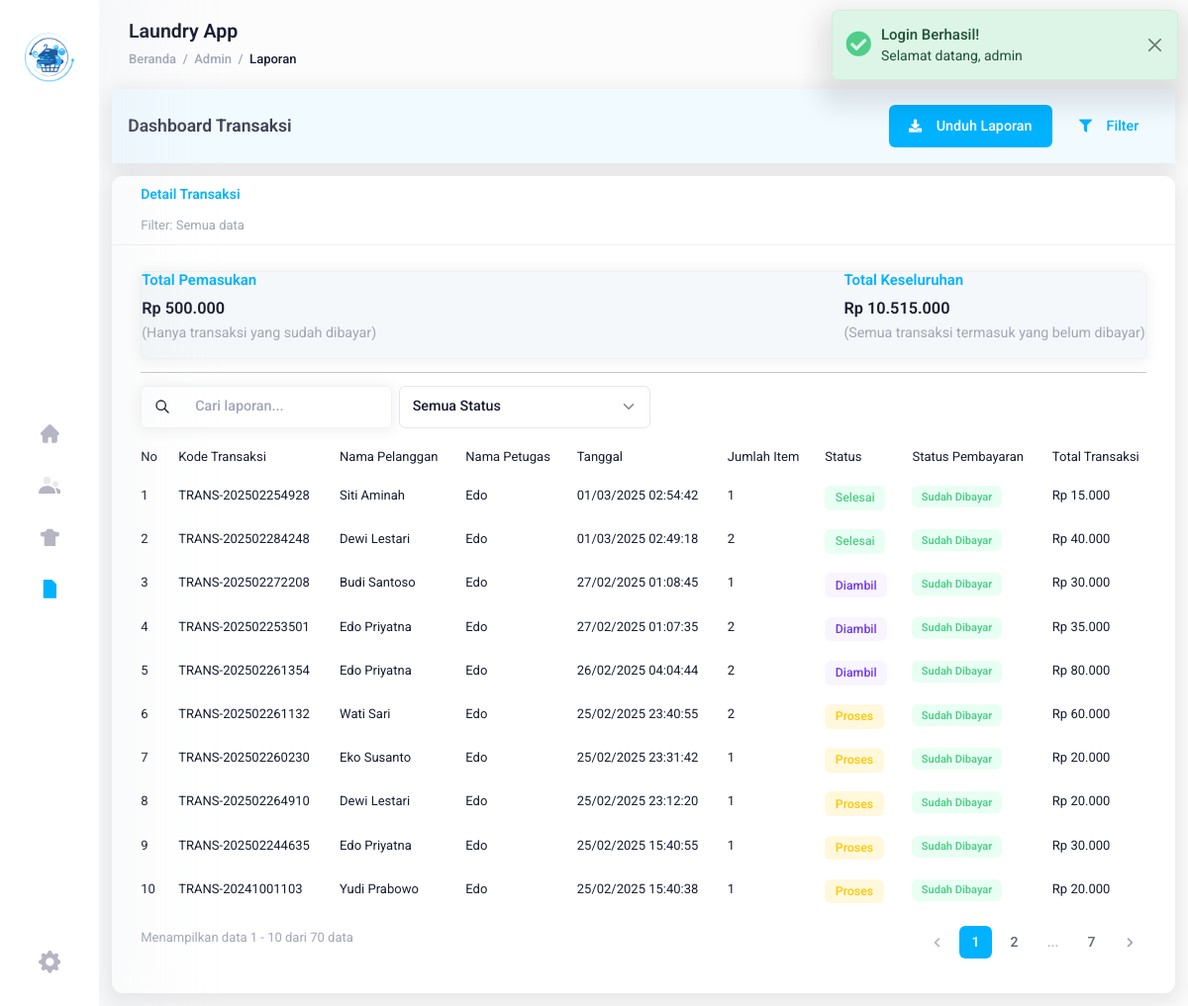
/dashboard/laporan/index.php (signed in), run on the app's committed database.
### tables this page shows
CREATE TABLE `transaksi` (
  `id_transaksi` int(11) NOT NULL,
  `id_customer` int(11) NOT NULL,
  `kode_transaksi` varchar(100) NOT NULL,
  `tanggal` timestamp NOT NULL DEFAULT current_timestamp() ON UPDATE current_timestamp(),
  `status` enum('baru','proses','selesai','diambil') NOT NULL DEFAULT 'baru',
  `status_pembayaran` enum('0','1') NOT NULL DEFAULT '0',
  `id_user` int(11) NOT NULL
);

CREATE TABLE `customer` (
  `id_customer` int(11) NOT NULL,
  `nama_customer` varchar(100) NOT NULL,
  `alamat` text NOT NULL,
  `jenis_kelamin` enum('l','p') NOT NULL,
  `no_telp` varchar(15) NOT NULL
);

CREATE TABLE `user` (
  `id_user` int(11) NOT NULL,
  `nama_user` varchar(100) NOT NULL,
  `username` varchar(30) NOT NULL,
  `no_telp` varchar(13) NOT NULL,
  `password` text NOT NULL,
  `level` enum('admin','petugas','off') NOT NULL DEFAULT 'petugas'
);

### dashboard/laporan/index.php (the view, shortened to what this page needs)
<?php
include '../layout/header.php';
$export_type = $_GET['export_type'] ?? 'all';
$search = isset($_GET['search']) ? mysqli_real_escape_string($conn, $_GET['search']) : '';
$limit = 10;
$page = isset($_GET['page']) ? (int)$_GET['page'] : 1;
$page = max(1, $page);
$offset = ($page - 1) * $limit;
$filter_query = "";
$filterText = "Filter: Semua data";
$total_pemasukan_query = "
    SELECT SUM(dt.total_harga) as total
    FROM transaksi t
    JOIN detail_transaksi dt ON t.id_transaksi = dt.id_transaksi
    WHERE t.status_pembayaran = '1' AND t.status != 'baru' $filter_query
";
$total_pemasukan_result = mysqli_query($conn, $total_pemasukan_query);
$total_pemasukan = mysqli_fetch_assoc($total_pemasukan_result)['total'] ?? 0;
$total_keseluruhan_query = "
    SELECT SUM(dt.total_harga) as total
    FROM transaksi t
    JOIN detail_transaksi dt ON t.id_transaksi = dt.id_transaksi
    WHERE t.status != 'baru' $filter_query
";
$total_keseluruhan_result = mysqli_query($conn, $total_keseluruhan_query);
$total_keseluruhan = mysqli_fetch_assoc($total_keseluruhan_result)['total'] ?? 0;
$detail_query = "
    SELECT t.status, t.tanggal, t.id_transaksi, t.kode_transaksi, t.status_pembayaran,
           c.nama_customer, u.nama_user,
           COUNT(dt.id_detail_transaksi) AS jumlah_item, SUM(dt.total_harga) AS total_transaksi
    FROM transaksi t
    JOIN detail_transaksi dt ON t.id_transaksi = dt.id_transaksi
    JOIN customer c ON t.id_customer = c.id_customer
    JOIN user u ON t.id_user = u.id_user
    WHERE t.status != 'baru'
    AND (t.kode_transaksi LIKE '%$search%' OR c.nama_customer LIKE '%$search%')
    $filter_query
    GROUP BY t.id_transaksi, t.tanggal, t.kode_transaksi, t.status_pembayaran,
             c.nama_customer, u.nama_user, t.status
    ORDER BY t.tanggal DESC
    LIMIT $limit OFFSET $offset
";
$detail_result = mysqli_query($conn, $detail_query);
$total_laporan_query = "
    SELECT COUNT(*) as total
    FROM transaksi t
    JOIN customer c ON t.id_customer = c.id_customer
    WHERE (t.kode_transaksi LIKE '%$search%' OR c.nama_customer LIKE '%$search%')
    AND t.status != 'baru'
    $filter_query
";
$total_laporan_result = mysqli_query($conn, $total_laporan_query);
$total_laporan = mysqli_fetch_assoc($total_laporan_result)['total'] ?? 0;
$total_pages = ceil($total_laporan / $limit);
$page = min($total_pages, $page);
$no = ($page - 1) * $limit + 1;
?>
<div class="d-flex flex-column flex-root">
    <div class="page d-flex flex-row flex-column-fluid">
        <?php include '../layout/sidebar.php'; ?>
        <div class="wrapper d-flex flex-column flex-row-fluid" id="kt_wrapper">
            <div id="kt_header" class="header" data-kt-sticky="true" data-kt-sticky-name="header" data-kt-sticky-offset="{default: '200px', lg: '300px'}">
                <div class="container-fluid d-flex align-items-stretch justify-content-between" id="kt_header_container">
                    <div class="page-title d-flex flex-column align-items-start justify-content-center flex-wrap me-lg-2 pb-2 pb-lg-0" data-kt-swapper="true" data-kt-swapper-mode="prepend" data-kt-swapper-parent="{default: '#kt_content_container', lg: '#kt_header_container'}">
                        <h1 class="text-dark fw-bolder my-1 fs-2">Laundry App</h1>
                        <ul class="breadcrumb fw-bold fs-base my-1">
                            <li class="breadcrumb-item text-muted">
                                <a href="index.php" class="text-muted">Beranda</a>
                            </li>
                            <li class="breadcrumb-item text-muted">Admin</li>
                            <li class="breadcrumb-item text-dark">Laporan</li>
                        </ul>
                    </div>
                    <div class="d-flex align-items-stretch flex-shrink-0">
                    </div>
                </div>
            </div>
            <div class="container-fluid px-4">
                <div class="card shadow mb-4">
                    <div class="card-body p-5 bg-light-primary">
                        <div class="row align-items-center">
                            <div class="col">
                                <h1 class="h3 mb-0 text-gray-800">Dashboard Transaksi</h1>
                            </div>
                            <div class="col-auto d-flex">
                                <form action="<?= base_url ?>dashboard/laporan/export_excel.php" method="post" id="exportForm">
                                    <button type="submit" class="btn btn-primary me-2">
                                        <i class="fas fa-download me-2"></i> Unduh Laporan
                                    </button>
                                </form>
                                <button class="btn btn-light-primary" data-bs-toggle="modal" data-bs-target="#kt_modal_filter_users">
                                    <i class="fas fa-filter me-2"></i> Filter
                                </button>
                            </div>
                        </div>
                    </div>
                </div>
                <div class="card shadow mb-4">
                    <div class="card-header py-3 d-flex flex-column">
                        <h6 class="m-0 font-weight-bold text-primary">Detail Transaksi</h6>
                        <p class="text-muted mb-0"><?php echo $filterText ?? "Data per semua transaksi"; ?></p>
                    </div>
                    <div class="card-body">
                        <div class="bg-light border rounded shadow-sm d-flex justify-content-between">
                            <div>
                                <h5 class="text-primary">Total Pemasukan</h5>
                                <p class="fs-4"><strong>Rp <?= number_format($total_pemasukan, 0, ',', '.') ?></strong>
                                    <br>
                                    <small class="text-muted">(Hanya transaksi yang sudah dibayar)</small>
                                </p>
                            </div>
                            <div>
                                <h5 class="text-primary">Total Keseluruhan</h5>
                                <p class="fs-4"><strong>Rp <?= number_format($total_keseluruhan, 0, ',', '.') ?></strong>
                                    <br>
                                    <small class="text-muted">(Semua transaksi termasuk yang belum dibayar)</small>
                                </p>
                            </div>
                        </div>
                        <hr>
                        <div class="col-auto d-flex gap-2">
                            <div class="mb-3 col-6 col-md-3 border rounded shadow-sm">
                                <div class="input-group">
                                    <label for="search" class="input-group-text bg-white border-0 cursor-pointer">
                                    </label>
                                    <input type="text" id="search" class="form-control border-0 shadow-none" placeholder="Cari laporan..." value="<?= htmlspecialchars($search) ?>">
                                </div>
                            </div>
                            <div class="mb-3 col-6 col-md-3">
                                <select id="filterStatus" class="form-select" data-control="select2" data-hide-search="true">
                                    <option value="">Semua Status</option>
                                </select>
                            </div>
                        </div>
                        <div class="table-responsive">
                            <table class="table table-bordered text-nowrap" id="transactionTable" width="100%">
                                <thead>
                                    <tr>
                                        <th>No</th>
                                        <th>Kode Transaksi</th>
                                        <th>Nama Pelanggan</th>
                                        <th>Nama Petugas</th>
                                        <th>Tanggal</th>
                                        <th>Jumlah Item</th>
                                        <th>Status</th>
                                        <th>Status Pembayaran</th>
                                        <th>Total Transaksi</th>
                                    </tr>
                                </thead>
                                <tbody>
                                    <?php while ($row = mysqli_fetch_assoc($detail_result)) :
                                        $status_class = '';
                                        switch ($row['status']) {
                                            case 'proses':
                                                $status_class = 'badge badge-light-warning fs-7 fw-bold';
                                                break;
                                            case 'selesai':
                                                $status_class = 'badge badge-light-success fs-7 fw-bold';
                                                break;
                                            case 'diambil':
                                                $status_class = 'badge badge-light-info fs-7 fw-bold';
                                                break;
                                        }
                                    ?>
                                        <tr>
                                            <td><?= $no?></td>
                                            <td><?= $row['kode_transaksi'] ?></td>
                                            <td><?= $row['nama_customer'] ?></td>
                                            <td><?= $row['nama_user'] ?></td>
                                            <td><?= date('d/m/Y H:i:s', strtotime($row['tanggal'])) ?></td>
                                            <td><?= number_format($row['jumlah_item']) ?></td>
                                            <td><span class='<?= $status_class ?>'><?= ucfirst($row['status']) ?></span></td>
                                            <td><span class='badge badge-light-<?= $row['status_pembayaran'] == 1 ? 'success' : 'danger' ?>'>
                                                    <?= $row['status_pembayaran'] == 1 ? 'Sudah Dibayar' : 'Belum Bayar' ?></span></td>
                                            <td>Rp <?= number_format($row['total_transaksi'], 0, ',', '.') ?></td>
                                        </tr>
                                    <?php
                                $no++;
                                endwhile; ?>
                                </tbody>
                            </table>
                        </div>
                        <div class="d-flex flex-column flex-md-row align-items-center mb-3 justify-content-between">
                            <div class="text-muted mb-3">
                                <?php
                                $start = ($total_laporan > 0) ? $offset + 1 : 0;
                                $end = ($total_laporan > 0) ? min($offset + $limit, $total_laporan) : 0;
                                ?>
                                Menampilkan data <?= $start ?> - <?= $end ?> dari <?= $total_laporan ?> data
                            </div>
                            <ul class="pagination mb-0">
                                <li class="page-item <?= ($page == 1) ? 'disabled' : '' ?>">
                                    <a href="<?= ($page > 1) ? base_url . "dashboard/laporan/index.php?page=" . ($page - 1) . "&search=" . urlencode($search) . "&export_type=" . urlencode($export_type) : '#' ?>" class="page-link">
                                        <i class="fas fa-chevron-left"></i>
                                    </a>
                                </li>
                                <?php if ($total_pages > 5): ?>
                                    <li class="page-item <?= ($page == 1) ? 'active' : '' ?>">
                                        <a href="<?= base_url ?>dashboard/laporan/index.php?page=1&search=<?= urlencode($search) ?>&export_type=<?= urlencode($export_type) ?>" class="page-link">1</a>
                                    </li>
                                    <?php for ($i = max(2, $page - 1); $i <= min($total_pages - 1, $page + 1); $i++): ?>
                                        <li class="page-item <?= ($page == $i) ? 'active' : '' ?>">
                                            <a href="<?= base_url ?>dashboard/laporan/index.php?page=<?= $i ?>&search=<?= urlencode($search) ?>&export_type=<?= urlencode($export_type) ?>" class="page-link"><?= $i ?></a>
                                        </li>
                                    <?php endfor; ?>
                                    <?php if ($page < $total_pages - 2): ?>
                                        <li class="page-item disabled">
                                            <span class="page-link">...</span>
                                        </li>
                                    <?php endif; ?>
                                    <li class="page-item <?= ($page == $total_pages) ? 'active' : '' ?>">
                                        <a href="<?= base_url ?>dashboard/laporan/index.php?page=<?= $total_pages ?>&search=<?= urlencode($search) ?>&export_type=<?= urlencode($export_type) ?>" class="page-link"><?= $total_pages ?></a>
                                    </li>
                                <?php endif; ?>
                                <li class="page-item <?= ($page == $total_pages) ? 'disabled' : '' ?>">
                                    <a href="<?= ($page < $total_pages) ? base_url . "dashboard/laporan/index.php?page=" . ($page + 1) . "&search=" . urlencode($search) . "&export_type=" . urlencode($export_type) : '#' ?>" class="page-link">
                                        <i class="fas fa-chevron-right"></i>
                                    </a>
                                </li>
                            </ul>
                        </div>
                    </div>
                </div>
            </div>
        </div>
    </div>
<?php include '../layout/footer.php'; ?>

### data on the page
transaksi: kode_transaksi "TRANS-202502254928", id_customer.nama_customer "Siti Aminah", id_user.nama_user "Edo", tanggal "01/03/2025 02:54:42", jumlah_item "1", status "Selesai", status_pembayaran "Sudah Dibayar", total_transaksi "15.000"
transaksi: kode_transaksi "TRANS-202502284248", id_customer.nama_customer "Dewi Lestari", id_user.nama_user "Edo", tanggal "01/03/2025 02:49:18", jumlah_item "2", status "Selesai", status_pembayaran "Sudah Dibayar", total_transaksi "40.000"
transaksi: kode_transaksi "TRANS-202502272208", id_customer.nama_customer "Budi Santoso", id_user.nama_user "Edo", tanggal "27/02/2025 01:08:45", jumlah_item "1", status "Diambil", status_pembayaran "Sudah Dibayar", total_transaksi "30.000"
transaksi: kode_transaksi "TRANS-202502253501", id_customer.nama_customer "Edo Priyatna", id_user.nama_user "Edo", tanggal "27/02/2025 01:07:35", jumlah_item "2", status "Diambil", status_pembayaran "Sudah Dibayar", total_transaksi "35.000"
transaksi: kode_transaksi "TRANS-202502261354", id_customer.nama_customer "Edo Priyatna", id_user.nama_user "Edo", tanggal "26/02/2025 04:04:44", jumlah_item "2", status "Diambil", status_pembayaran "Sudah Dibayar", total_transaksi "80.000"
transaksi: kode_transaksi "TRANS-202502261132", id_customer.nama_customer "Wati Sari", id_user.nama_user "Edo", tanggal "25/02/2025 23:40:55", jumlah_item "2", status "Proses", status_pembayaran "Sudah Dibayar", total_transaksi "60.000"
transaksi: kode_transaksi "TRANS-202502260230", id_customer.nama_customer "Eko Susanto", id_user.nama_user "Edo", tanggal "25/02/2025 23:31:42", jumlah_item "1", status "Proses", status_pembayaran "Sudah Dibayar", total_transaksi "20.000"
transaksi: kode_transaksi "TRANS-202502264910", id_customer.nama_customer "Dewi Lestari", id_user.nama_user "Edo", tanggal "25/02/2025 23:12:20", jumlah_item "1", status "Proses", status_pembayaran "Sudah Dibayar", total_transaksi "20.000"
transaksi: kode_transaksi "TRANS-202502244635", id_customer.nama_customer "Edo Priyatna", id_user.nama_user "Edo", tanggal "25/02/2025 15:40:55", jumlah_item "1", status "Proses", status_pembayaran "Sudah Dibayar", total_transaksi "30.000"
transaksi: kode_transaksi "TRANS-20241001103", id_customer.nama_customer "Yudi Prabowo", id_user.nama_user "Edo", tanggal "25/02/2025 15:40:38", jumlah_item "1", status "Proses", status_pembayaran "Sudah Dibayar", total_transaksi "20.000"

### other printed values
$alertTitle "Login Berhasil!"
$alertMessage "Selamat datang, admin"
$filterText "Filter: Semua data"
$total_pemasukan "500.000"
$total_keseluruhan "10.515.000"
$start "1"
$end "10"
$total_laporan "70"
$total_pages "7"
